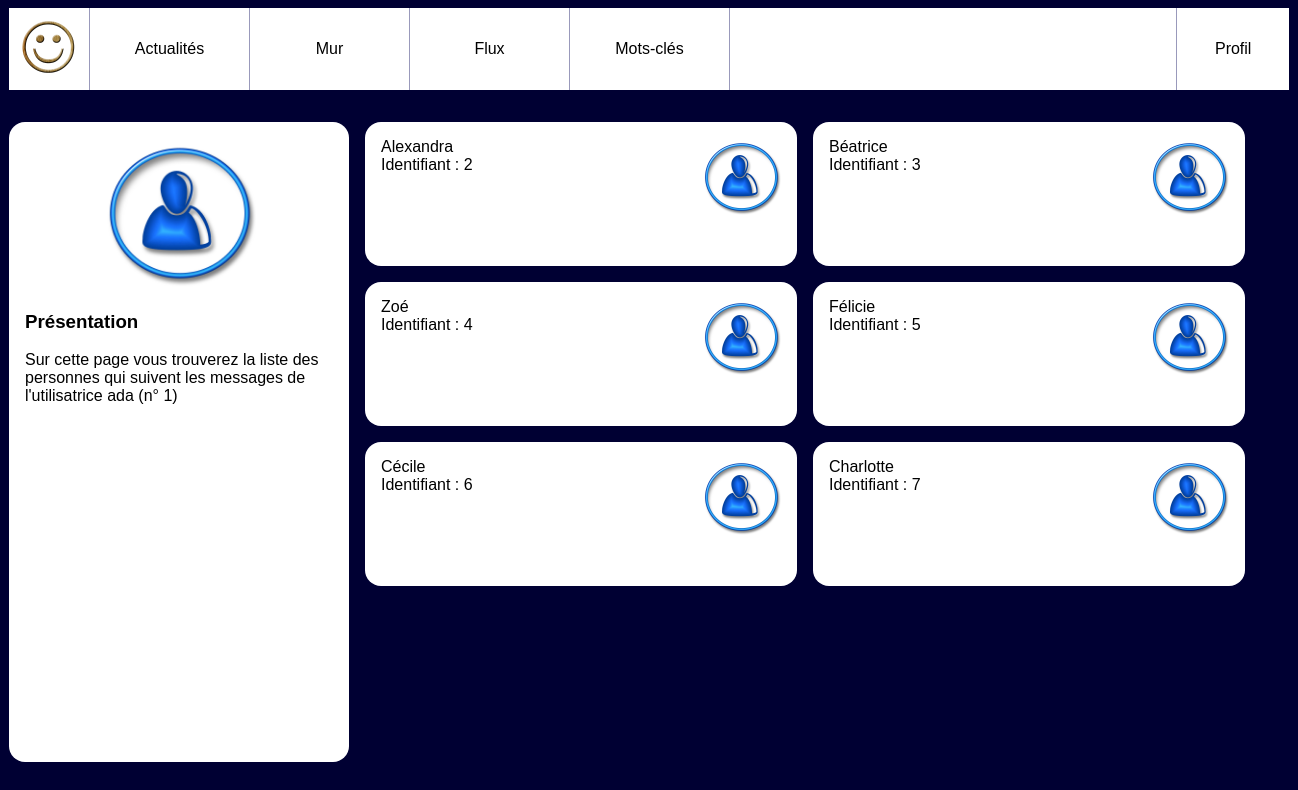
Page /followers.php?user_id=1 on the committed database.
### tables this page shows
CREATE TABLE `users` (
  `id` int(10) UNSIGNED NOT NULL,
  `email` varchar(255) NOT NULL,
  `password` varchar(255) NOT NULL,
  `alias` varchar(255) NOT NULL
);

### followers.php (the view, shortened to what this page needs)
<!doctype html>
<html lang="fr">
<head>
    <link rel="stylesheet" href="style.css" />
</head>
<body>
    <header>
        <img src="resoc.jpg" alt="Logo de notre réseau social" />
        <nav id="menu">
            <a href="news.php">Actualités</a>
            <a href="wall.php?user_id=5">Mur</a>
            <a href="feed.php?user_id=5">Flux</a>
            <a href="tags.php?tag_id=1">Mots-clés</a>
        </nav>
        <nav id="user">
            <a href="#">Profil</a>
        </nav>
    </header>
    <?php
    $mysqli = importBdd();
    $userId = intval($_GET['user_id']);
    $laQuestionEnSql = "SELECT
                users.alias AS userAlias
                FROM users WHERE id= '$userId' ";
    $lesInformations = $mysqli->query($laQuestionEnSql);
    $user = $lesInformations->fetch_assoc();
    ?>
    <div id="wrapper">
        <aside>
            <img src="user.jpg" alt="Portrait de l'utilisatrice" />
            <section>
                <h3>Présentation</h3>
                <p>Sur cette page vous trouverez la liste des personnes qui
                    suivent les messages de l'utilisatrice <a href="wall.php?user_id=<?php echo $userId ?>"><?php echo $user['userAlias'] ?></a>
                    (n° <?php echo intval($_GET['user_id']) ?>)</p>
            </section>
        </aside>
        <main class='contacts'>
            <?php
            $laQuestionEnSql = "
                    SELECT users.*,
                    users.alias AS userAlias,
                    users.id AS userId
                    FROM followers
                    LEFT JOIN users ON users.id=followers.following_user_id
                    WHERE followers.followed_user_id='$userId'
                    GROUP BY users.id
                    ";
            $lesInformations = $mysqli->query($laQuestionEnSql);
            while ($follower = $lesInformations->fetch_assoc()) {
            ?>
                <article>
                    <img src="user.jpg" alt="blason" />
                    <h3><?php echo $follower['userAlias'] ?></h3>
                    <p>Identifiant : <?php echo $follower['userId'] ?></p>
                </article>
            <?php } ?>
        </main>
    </div>
</body>
</html>

### style.css (style rules this page uses)
body { background-color: #003; font-family: Arial; }
a { text-decoration: none; color:black; }
body>header { background-color: #fff; display:flex; width:80em; margin:0 auto 2em auto; padding:0; }
body>header img { height:5em; }
body>header #menu { display:flex; width:50%; align-items: stretch; border-left: 1px solid #99b; }
body>header #menu a { flex:1; text-align: center; padding-top:2em; border-right: 1px solid #99b; }
body>header #user { margin-left: auto; flex:0.2; border-left: 1px solid #99b; }
body>header #user>a { display:block; text-align: center; padding:2em 0; width:100%; }
#wrapper { display:flex; width:80em; margin:0 auto 2em auto; }
#wrapper aside { background-color: #fff; flex:1; padding:1em; border-radius: 1em; }
#wrapper aside img { display: block; width:50%; margin:auto; }
#wrapper main { flex:3; padding-left:1em; height: 80vh; overflow-y: scroll; }
#wrapper main article { background-color: #fff; padding:1em; margin-bottom: 1em ; border-radius: 1em; }
#wrapper main article h3 { margin:0; padding:0; font-weight: normal; font-size:1em; }
#wrapper main article p { margin:0; }
.contacts { display:flex; flex-wrap: wrap; align-items:flex-start; align-content: flex-start ; }
.contacts article { width:25em; height:7em; margin-right: 1em; }
.contacts article img { float:right; height: 5em; }

### rows in the picture
users: alias "ada"
users: alias "Alexandra", id "2"
users: alias "Béatrice", id "3"
users: alias "Zoé", id "4"
users: alias "Félicie", id "5"
users: alias "Cécile", id "6"
users: alias "Charlotte", id "7"

### other values in the picture
$_GET['user_id'] "1"
